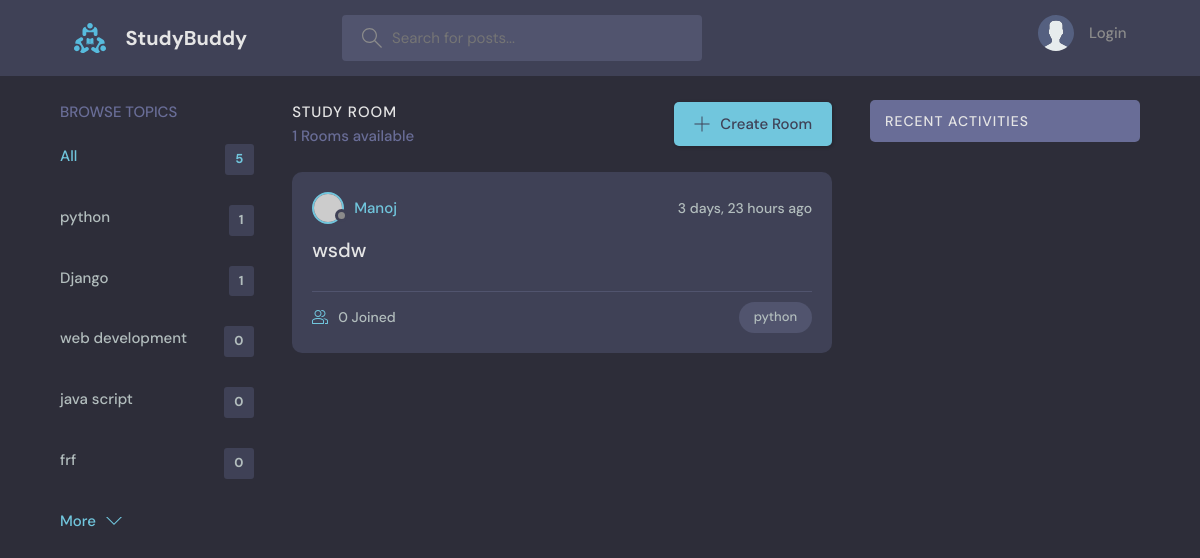
Before: /?q=python with the older database file.
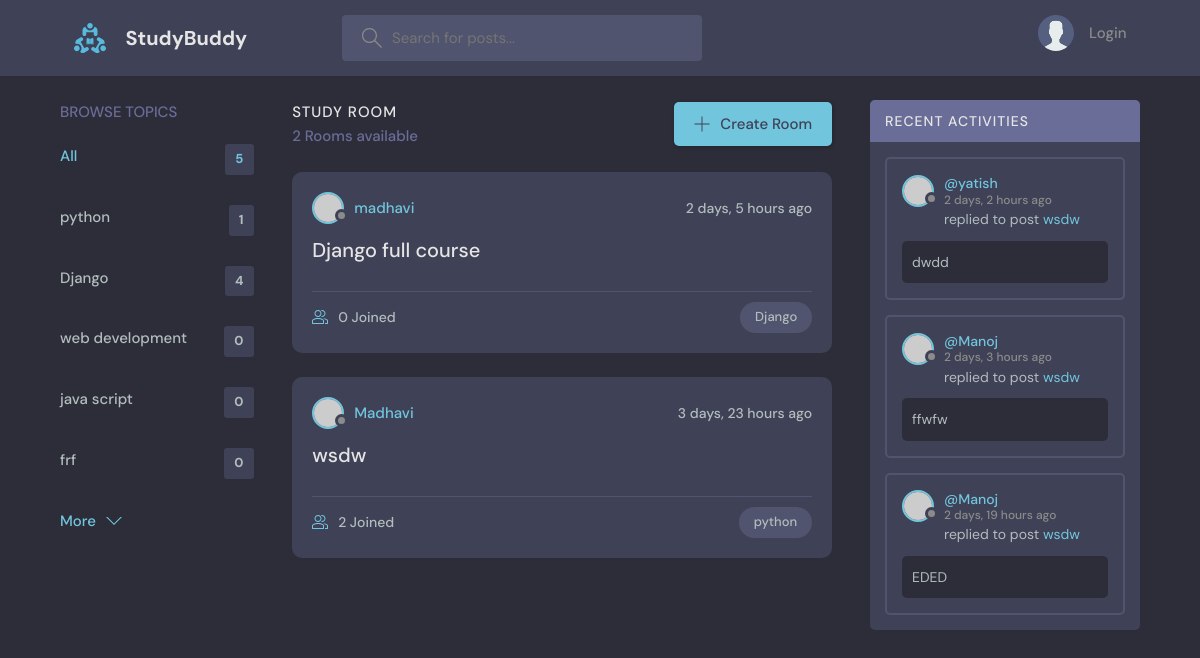
After: the same page with the newer database file.
### base/models.py (models this page shows, shortened)
class Topic(models.Model):
    name = models.CharField(max_length=200)

class Room(models.Model):
    host = models.ForeignKey(User, on_delete=models.SET_NULL, null=True)
    topic = models.ForeignKey(Topic, on_delete=models.SET_NULL, null=True)
    name = models.CharField(max_length=200)
    description = models.TextField(null=True, blank = True)
    participants = models.ManyToManyField(User, related_name="participants", blank = True)
    updated = models.DateTimeField(auto_now=True)
    created = models.DateTimeField(auto_now_add=True)
    class Meta:
        ordering = ['-updated','-created']
    def __str__(self):
        return self.name

class Message(models.Model):
    user = models.ForeignKey(User, on_delete=models.CASCADE)
    room = models.ForeignKey(Room, on_delete=models.CASCADE)
    body = models.TextField()
    updated = models.DateTimeField(auto_now=True)
    created = models.DateTimeField(auto_now_add=True)
    class Meta:
        ordering = ['-updated','-created']

### base/views.py (the view)
# urls.py: path('', views.home, name="home"),
def home(request):
    q = request.GET.get('q') if request.GET.get('q') != None else ''
    rooms = Room.objects.filter(
        Q(topic__name__icontains=q)|
        Q(name__icontains=q)|
        Q(description__icontains=q)
        )
    print('room', rooms)
    topics = Topic.objects.all()[0:5]
    room_messages = Message.objects.filter(Q(room__topic__name__icontains=q))
    room_count = rooms.count()
    context = {'rooms': rooms, 'topics': topics, 'room_count': room_count, 'room_messages': room_messages }
    return render(request, 'base/home.html', context)

### base/templates/base/home.html (shortened to what this page needs)
{% extends 'main.html' %}
{% block content %}
    <main class="layout layout--3">
      <div class="container">
        {% include 'base/topic_components.html' %}
        <div class="roomList">
          <div class="roomList__header">
            <div>
              <h2>Study Room</h2>
              <p>{{room_count}} Rooms available</p>
            </div>
            <a class="btn btn--main" href="{% url 'createroomname'%}">
              <svg version="1.1" xmlns="http://www.w3.org/2000/svg" width="32" height="32" viewBox="0 0 32 32">
                <title>add</title>
                <path
                  d="M16.943 0.943h-1.885v14.115h-14.115v1.885h14.115v14.115h1.885v-14.115h14.115v-1.885h-14.115v-14.115z"
                ></path>
              </svg>
              Create Room
            </a>
          </div>
          {% include 'base/feed_components.html' %}
        </div>
        {% include 'base/activity_components.html' %}
      </div>
    </main>
{% endblock %}

### base/templates/base/topic_components.html
<div class="topics">
    <div class="topics__header">
      <h2>Browse Topics</h2>
    </div>
    <ul class="topics__list">
      <li>
        <a href="{% url 'home' %}" class="active">All <span>{{topics.count}}</span></a>
      </li>
      {% for topic in topics %}
      <li>
        <a href="{% url 'home' %}?q={{topic.name}}">{{topic.name}}<span>{{topic.room_set.all.count}}</span></a>
      </li>
      {% endfor %}
    </ul>
    <a class="btn btn--link" href="{% url 'topics' %}">
      More
      <svg version="1.1" xmlns="http://www.w3.org/2000/svg" width="32" height="32" viewBox="0 0 32 32">
        <title>chevron-down</title>
        <path d="M16 21l-13-13h-3l16 16 16-16h-3l-13 13z"></path>
      </svg>
    </a>
  </div>

### base/templates/base/feed_components.html (shortened to what this page needs)
{% for room in rooms %}
<div class="roomListRoom">
    <div class="roomListRoom__header">
      <a href="{% url 'profile' room.host.id %}" class="roomListRoom__author">
        <div class="avatar avatar--small">
          <img src="https://randomuser.me/api/portraits/women/11.jpg" />
        </div>
        <span>{{room.host.username}}</span>
      </a>
      <div class="roomListRoom__actions">
        <span>{{room.created|timesince}} ago</span>
      </div>
    </div>
    <div class="roomListRoom__content">
      <a href="{% url 'room' room.id %}">{{room.name}}</a>
    </div>
    <div class="roomListRoom__meta">
      <a href="{% url 'room' room.id %}" class="roomListRoom__joined">
        {{ room.participants.all.count}} Joined
      </a>
      <p class="roomListRoom__topic">{{room.topic.name}}</p>
    </div>
  </div>
  {% endfor %}

### base/templates/base/activity_components.html (shortened to what this page needs)
<div class="activities">
    <div class="activities__header">
      <h2>Recent Activities</h2>
    </div>
    {% for message in room_messages %}
    <div class="activities__box">
      <div class="activities__boxHeader roomListRoom__header">
        <a href="{% url 'profile' message.user.id %}" class="roomListRoom__author">
          <div class="avatar avatar--small">
            <img src="https://randomuser.me/api/portraits/women/11.jpg" />
          </div>
          <p>
            @{{message.user}}
            <span> {{message.created|timesince}} ago</span>
          </p>
        </a>
      </div>
      <div class="activities__boxContent">
        <p>replied to post <a href="{% url 'room' message.room.id %}">{{message.room}}</a></p>
        <div class="activities__boxRoomContent">
          {{message.body}}
        </div>
      </div>
    </div>
    {% endfor %}
  </div>

Changed rows visible on the page:
computed for Topic "Django": room_set.all.count "1" → "4"
added Room: host.username "madhavi", created "2 days, 5 hours", name "Django full course", participants.all.count "0", topic.name "Django"
changed Room "wsdw": host.username "Manoj" → "Madhavi"; participants.all.count "0" → "2"
added Message: user "yatish", created "2 days, 2 hours", room "wsdw", body "dwdd"
added Message: user "Manoj", created "2 days, 3 hours", room "wsdw", body "ffwfw"
added Message: user "Manoj", created "2 days, 19 hours", room "wsdw", body "EDED"
Other visible differences:
{{ room_count }}: "1" → "2"
